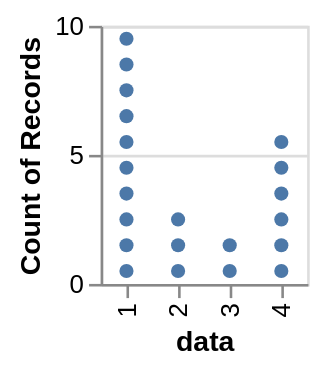

Write the Vega-Lite specification saved for this chart.
### Vega-Lite specification from a JSON file in a GitHub repository (floating-point values rounded to 4 significant figures)
{"$schema": "https://vega.github.io/schema/vega-lite/v4.json", "description": "A Wilkinson Dot Plot created by generating an id and stacking data points", "height": 100, "data": {"values": [1, 1, 1, 1, 1, 1, 1, 1, 1, 1, 2, 2, 2, 3, 3, 4, 4, 4, 4, 4, 4]}, "transform": [{"window": [{"op": "rank", "as": "id"}]}], "mark": "circle", "encoding": {"x": {"field": "data", "type": "ordinal"}, "y": {"aggregate": "count", "stack": true, "bandPosition": 0.5}, "detail": {"field": "id"}}}
